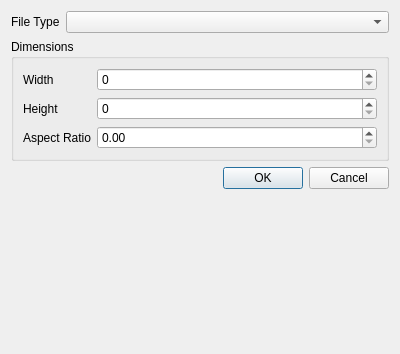
<?xml version="1.0" encoding="UTF-8"?>
<ui version="4.0">
 <class>GraphExportProperties</class>
 <widget class="QDialog" name="GraphExportProperties">
  <property name="geometry">
   <rect>
    <x>0</x>
    <y>0</y>
    <width>400</width>
    <height>354</height>
   </rect>
  </property>
  <property name="windowTitle">
   <string>Graphic Properties</string>
  </property>
  <layout class="QFormLayout" name="formLayout_2">
   <item row="0" column="0">
    <widget class="QLabel" name="label_4">
     <property name="text">
      <string>File Type</string>
     </property>
    </widget>
   </item>
   <item row="0" column="1">
    <widget class="QComboBox" name="fileType"/>
   </item>
   <item row="1" column="0" colspan="2">
    <widget class="QGroupBox" name="groupBox">
     <property name="title">
      <string>Dimensions</string>
     </property>
     <layout class="QFormLayout" name="formLayout">
      <item row="0" column="0">
       <widget class="QLabel" name="label">
        <property name="text">
         <string>Width</string>
        </property>
       </widget>
      </item>
      <item row="1" column="0">
       <widget class="QLabel" name="label_2">
        <property name="text">
         <string>Height</string>
        </property>
       </widget>
      </item>
      <item row="2" column="0">
       <widget class="QLabel" name="label_3">
        <property name="text">
         <string>Aspect Ratio</string>
        </property>
       </widget>
      </item>
      <item row="0" column="1">
       <widget class="QSpinBox" name="width">
        <property name="maximum">
         <number>10000</number>
        </property>
        <property name="singleStep">
         <number>100</number>
        </property>
       </widget>
      </item>
      <item row="1" column="1">
       <widget class="QSpinBox" name="height">
        <property name="maximum">
         <number>10000</number>
        </property>
        <property name="singleStep">
         <number>100</number>
        </property>
       </widget>
      </item>
      <item row="2" column="1">
       <widget class="QDoubleSpinBox" name="aspect"/>
      </item>
     </layout>
    </widget>
   </item>
   <item row="2" column="0" colspan="2">
    <widget class="QDialogButtonBox" name="buttonBox">
     <property name="orientation">
      <enum>Qt::Horizontal</enum>
     </property>
     <property name="standardButtons">
      <set>QDialogButtonBox::Cancel|QDialogButtonBox::Ok</set>
     </property>
    </widget>
   </item>
  </layout>
 </widget>
 <resources/>
 <connections>
  <connection>
   <sender>buttonBox</sender>
   <signal>accepted()</signal>
   <receiver>GraphExportProperties</receiver>
   <slot>accept()</slot>
   <hints>
    <hint type="sourcelabel">
     <x>248</x>
     <y>254</y>
    </hint>
    <hint type="destinationlabel">
     <x>157</x>
     <y>274</y>
    </hint>
   </hints>
  </connection>
  <connection>
   <sender>buttonBox</sender>
   <signal>rejected()</signal>
   <receiver>GraphExportProperties</receiver>
   <slot>reject()</slot>
   <hints>
    <hint type="sourcelabel">
     <x>316</x>
     <y>260</y>
    </hint>
    <hint type="destinationlabel">
     <x>286</x>
     <y>274</y>
    </hint>
   </hints>
  </connection>
 </connections>
</ui>
